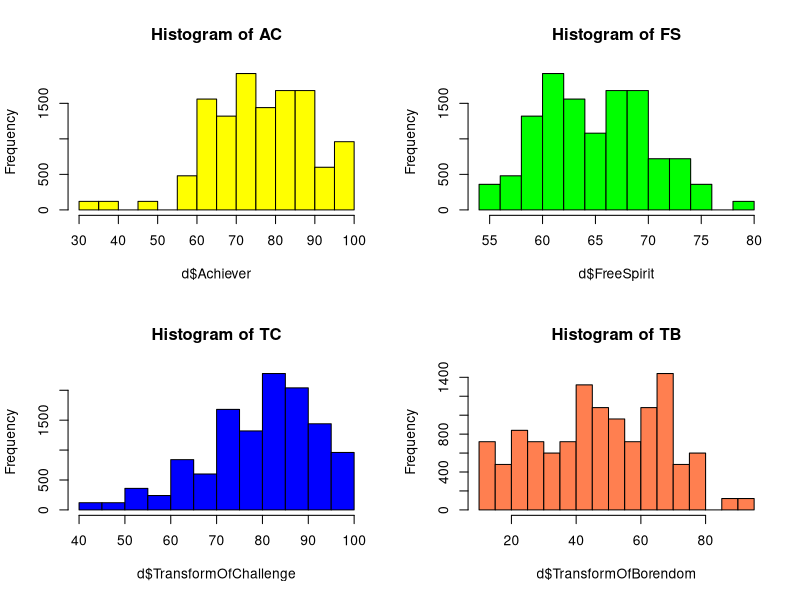
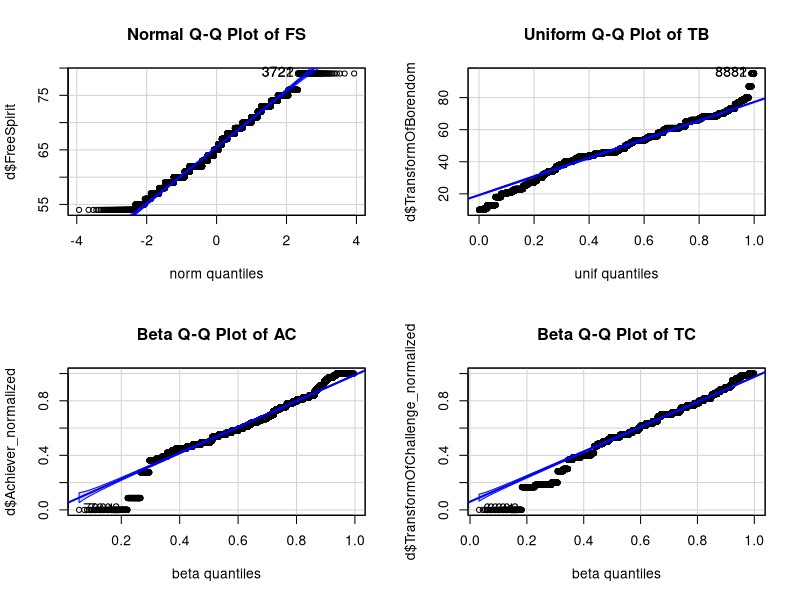

Reproduce these figures in R, in order.
options(repos = c(CRAN = "https://cloud.r-project.org"))

install.packages("carData")

install.packages("car")

install.packages("MASS")

install.packages("fitdistrplus")

library("carData")

library("MASS")

library("fitdistrplus")

library("car")

d<-read.csv("dataset.csv", header=TRUE)

par(mfrow= c(2,2))

hist(d$Achiever, col="yellow", main= "Histogram of AC")

hist(d$FreeSpirit, col="green", main="Histogram of FS")

hist(d$TransformOfChallenge, col="blue", main= "Histogram of TC")

hist(d$TransformOfBorendom, col="coral", main="Histogram of TB")

par(mfrow= c(1,1))

par(mfrow= c(2,2))

normal<-fitdist(d$FreeSpirit, "norm")

qqPlot(d$FreeSpirit, distribution = "norm",

       main = "Normal Q-Q Plot of FS")

print(normal)

uniform<-fitdist(d$TransformOfBorendom, "unif")

qqPlot(d$TransformOfBorendom, distribution = "unif",

       main = "Uniform Q-Q Plot of TB")

print(uniform)

d$Achiever_normalized <- (d$Achiever - min(d$Achiever)) / (max(d$Achiever) - min(d$Achiever))

beta1<-fitdist(d$Achiever_normalized, "beta")

qqPlot(d$Achiever_normalized, distribution = "beta", 

       shape1 = beta1$estimate["shape1"], 

       shape2 = beta1$estimate["shape2"],

       main = "Beta Q-Q Plot of AC")

print(beta1)

d$TransformOfChallenge_normalized <- (d$TransformOfChallenge-min(d$TransformOfChallenge)) / 

(max(d$TransformOfChallenge)- min(d$TransformOfChallenge))

beta2<-fitdist(d$TransformOfChallenge_normalized, "beta")

qqPlot(d$TransformOfChallenge_normalized, distribution = "beta", 

       shape1 = beta2$estimate["shape1"], 

       shape2 = beta2$estimate["shape2"],

       main = "Beta Q-Q Plot of TC")

print(beta2)

ks_fs <- ks.test(d$FreeSpirit, "pnorm", mean = normal$estimate["mean"], sd = normal$estimate["sd"])

cat("\nKolmogorov-Smirnov test for FreeSpirit:\n")

print(ks_fs)

ks_tb <- ks.test(d$TransformOfBorendom, "punif", min = uniform$estimate["min"], max = uniform$estimate["max"])

cat("Kolmogorov-Smirnov test for TransformOfBorendom (uniform):\n")

print(ks_tb)

ks_ac <- ks.test(d$Achiever_normalized, "pbeta", 

                 shape1 = beta1$estimate["shape1"], 

                 shape2 = beta1$estimate["shape2"])

cat("Kolmogorov-Smirnov test for Achiever (beta):\n")

print(ks_ac)

ks_tc <- ks.test(d$TransformOfChallenge_normalized, "pbeta",

                 shape1 = beta2$estimate["shape1"],

                 shape2 = beta2$estimate["shape2"])

cat("Kolmogorov-Smirnov test for TransformOfChallenge (beta):\n")

print(ks_tc)
